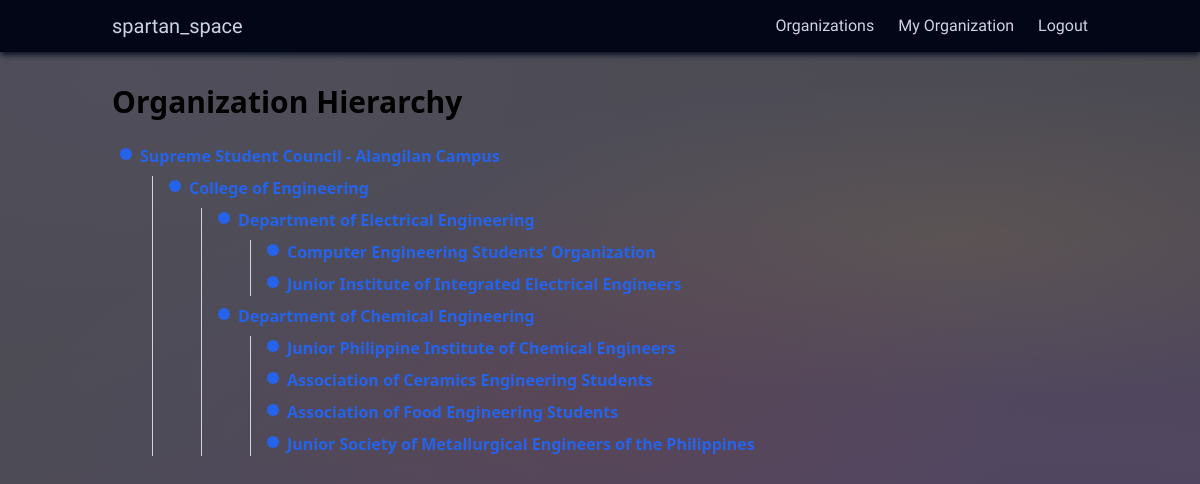
/user/organizations/tree/ (signed in), run on the app's committed database.
### user/models.py (models this page shows, shortened)
class Organization(models.Model):
    user = models.OneToOneField(
        User,
        on_delete=models.CASCADE,
        related_name="organization"
    )
    followers = models.ManyToManyField(
        User,
        related_name="followed_organizations",
        blank=True
    )
    organization_name = models.CharField(max_length=255)
    parent_organization = models.ForeignKey(
        "self",
        blank=True,
        null=True,
        on_delete=models.SET_NULL,
        related_name="sub_organizations"
    )
    organization_level = models.CharField(
        max_length=20,
        choices=ORG_LEVELS,
        default="ORGANIZATION"
    )
    about = models.TextField(blank=True)
    profile_picture = models.ImageField(upload_to="org_profile_pics/", blank=True, null=True)
    header_picture = models.ImageField(upload_to="org_header_pics/", blank=True, null=True)

### user/views.py (the view)
# urls.py: path("organizations/tree/", views.org_tree, name="org_tree"),
@login_required
def org_tree(request):
    root_orgs = Organization.objects.filter(parent_organization__isnull=True)
    return render(request, "org_tree.html", {
        "root_orgs": root_orgs
    })

### user/templates/org_tree.html (shortened to what this page needs)
{% extends "base.html" %}
{% block content %}
<h1 class="text-3xl font-bold mb-6">Organization Hierarchy</h1>
<ul class="ml-2">
    {% for org in root_orgs %}
        {% include "org_node.html" with org=org %}
    {% endfor %}
</ul>
{% endblock %}

### user/templates/org_node.html
<li class="mb-2">
    <div class="flex items-start gap-2">
        <div class="w-3 h-3 rounded-full bg-blue-600 mt-1"></div>
        <div>
            <a href="{% url 'profile_view' org.user.username %}"
               class="text-blue-600 font-semibold">
                {{ org.organization_name }}
            </a>
        </div>
    </div>
    {% if org.sub_organizations.exists %}
        <ul class="ml-8 mt-2 border-l border-gray-300 pl-4">
            {% for child in org.sub_organizations.all %}
                {% include "org_node.html" with org=child %}
            {% endfor %}
        </ul>
    {% endif %}
</li>

### main/static/css/styles.css (style rules this page uses)
html, :host { line-height: 1.5; -webkit-text-size-adjust: 100%; -moz-tab-size: 4; -o-tab-size: 4; tab-size: 4; font-family: ui-sans-serif, system-ui, sans-serif, "Apple Color Emoji", "Segoe UI Emoji", "Segoe UI Symbol", "Noto Color Emoji"; font-feature-settings: normal; font-variation-settings: normal; -webkit-tap-highlight-color: transparent; }
body { margin: 0; line-height: inherit; }
h1, h2, h3, h4, h5, h6 { font-size: inherit; font-weight: inherit; }
a { color: inherit; text-decoration: inherit; }
blockquote, dl, dd, h1, h2, h3, h4, h5, h6, hr, figure, p, pre { margin: 0; }
ol, ul, menu { list-style: none; margin: 0; padding: 0; }
.mb-2 { margin-bottom: 0.5rem; }
.mb-6 { margin-bottom: 1.5rem; }
.ml-2 { margin-left: 0.5rem; }
.ml-8 { margin-left: 2rem; }
.mt-1 { margin-top: 0.25rem; }
.mt-2 { margin-top: 0.5rem; }
.flex { display: flex; }
.h-3 { height: 0.75rem; }
.w-3 { width: 0.75rem; }
.items-start { align-items: flex-start; }
.gap-2 { gap: 0.5rem; }
.rounded-full { border-radius: 9999px; }
.border-l { border-left-width: 1px; }
.border-gray-300 { --tw-border-opacity: 1; border-color: rgb(209 213 219 / var(--tw-border-opacity, 1)); }
.bg-blue-600 { --tw-bg-opacity: 1; background-color: rgb(37 99 235 / var(--tw-bg-opacity, 1)); }
.pl-4 { padding-left: 1rem; }
.text-3xl { font-size: 1.875rem; line-height: 2.25rem; }
.font-bold { font-weight: 700; }
.font-semibold { font-weight: 600; }
.text-blue-600 { --tw-text-opacity: 1; color: rgb(37 99 235 / var(--tw-text-opacity, 1)); }
.northern-aurora { position: relative; min-height: 100vh; width: 100%; --tw-bg-opacity: 1; background-color: rgb(0 0 0 / var(--tw-bg-opacity, 1)); background: radial-gradient(ellipse 70% 55% at 50% 50%, rgba(140, 50, 50, 0.15), transparent 50%), radial-gradient(ellipse 160% 130% at 10% 10%, rgba(117, 104, 161, 0.12), transparent 60%), radial-gradient(ellipse 160% 130% at 90% 90%, rgba(138, 43, 226, 0.18), transparent 65%), radial-gradient(ellipse 110% 50% at 80% 30%, rgba(255, 215, 0, 0.08), transparent 40%), #4a4a50; }

### data on the page
Organization: organization_name "Supreme Student Council - Alangilan Campus"
Organization: organization_name "Department of Electrical Engineering"
Organization: organization_name "Computer Engineering Students’ Organization"
Organization: organization_name "Junior Institute of Integrated Electrical Engineers"
Organization: organization_name "Department of Chemical Engineering"
Organization: organization_name "Junior Philippine Institute of Chemical Engineers"
Organization: organization_name "Association of Ceramics Engineering Students"
Organization: organization_name "Association of Food Engineering Students"
Organization: organization_name "Junior Society of Metallurgical Engineers of the Philippines"
